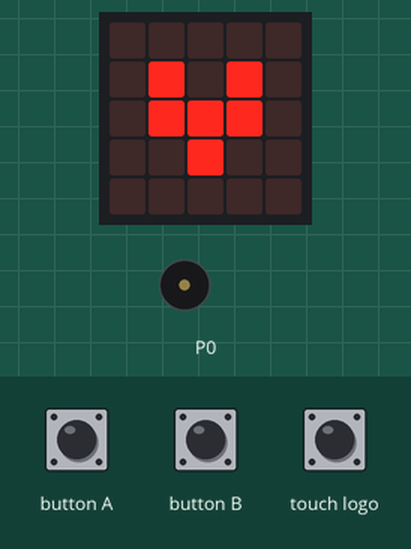
This program was run on a simulated BBC micro:bit (MakeCode). On the bench: the board's 5×5 LED display, buzzer (waves = sounding). The test bench sets the inputs (shaded band).

Above: at 1.7 s.
1.8 s: button B pressed for 0.15 s
At 2.33 s:
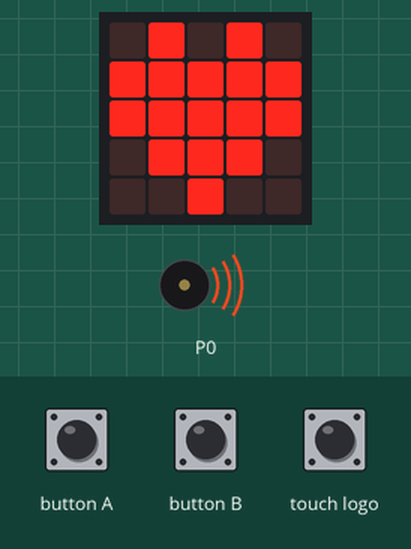
2.5 s: touch logo pressed for 0.15 s
At 5.1 s:
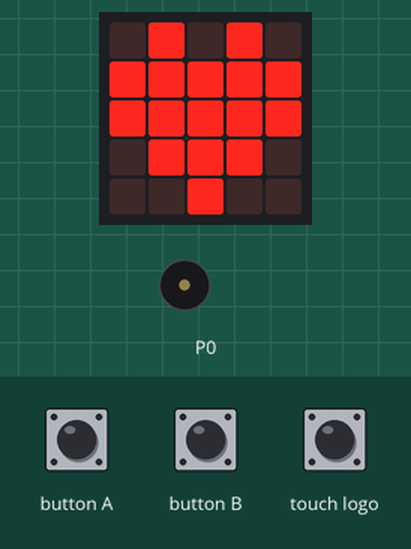
Timing chart, 0 to 6.6 s (numbered marks = the images above; inputs shaded):
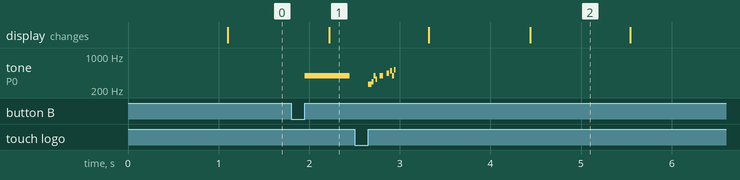

Measured:
- after the input at 1.8 s, tone on P0: silent → 392 Hz after 0.15 s, → silent 0.50 s later

The program:

main.ts
```typescript
input.onLogoEvent(TouchButtonEvent.Pressed, function () {
    music.playMelody("C D E F G A B C5 ", 1503)
})
input.onButtonPressed(Button.A, function () {
    for (let index = 0; index < 10; index++) {
        maqueen.writeLED(maqueen.LED.LEDLeft, maqueen.LEDswitch.turnOn)
        maqueen.writeLED(maqueen.LED.LEDLeft, maqueen.LEDswitch.turnOff)
        maqueen.writeLED(maqueen.LED.LEDRight, maqueen.LEDswitch.turnOn)
        maqueen.writeLED(maqueen.LED.LEDRight, maqueen.LEDswitch.turnOff)
    }
})
input.onButtonPressed(Button.B, function () {
    for (let index = 0; index < 5; index++) {
        music.playTone(392, music.beat(BeatFraction.Whole))
        music.rest(music.beat(BeatFraction.Half))
    }
})
basic.forever(function () {
    basic.showIcon(IconNames.Heart)
    basic.pause(500)
    basic.showIcon(IconNames.SmallHeart)
    basic.pause(500)
})
```

test.ts
```typescript
// aquí va el archivo "tests"; esto no se compilará cuando este paquete se utilice como una extensión.
```
